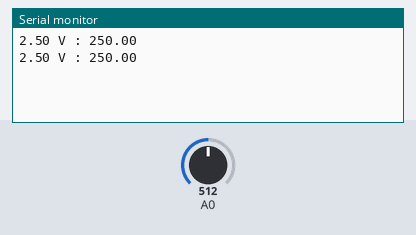
This sketch was run on a simulated Arduino Uno, built with avr-gcc and run on an emulated ATmega328P. Shown: the last lines printed to the serial monitor. The inputs (shaded band) are chosen by the test bench; at power-on: A0 = 512.

Above: at 1.8 s.
1.9 s: A0 set to 716
At 2.6 s:
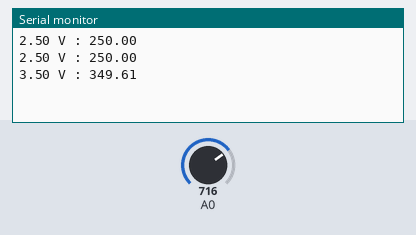
3.4 s: A0 set to 900
At 4.7 s:
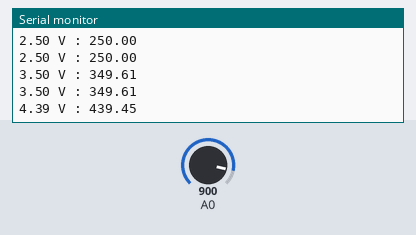
Timing chart, 0 to 6.4 s (numbered marks = the images above; inputs shaded):
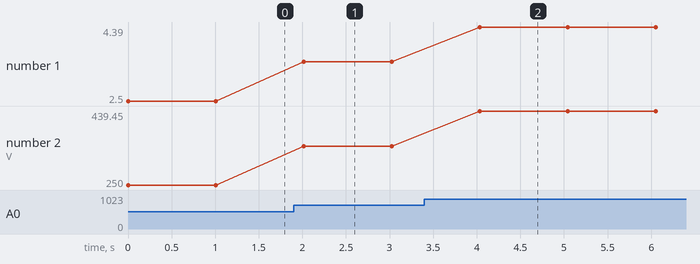

Measured:
- after the input at 1.9 s, the serial monitor: prints a new line after 0.12 s (image 1)
- after the input at 3.4 s, the serial monitor: prints a new line after 0.63 s (image 2)
- plotted number 1: 2.5 → 3.5 after the input at 1.9 s, 3.5 → 4.39 after the input at 3.4 s
- plotted number 2: 250 → 349.61 after the input at 1.9 s, 349.61 → 439.45 after the input at 3.4 s

The sketch:

HW10_1.ino
```cpp
#include <SoftwareSerial.h>

// SoftwareSerial(RX, TX) 형식으로 메가2560의 핀과 교차하여 연결한다.
SoftwareSerial mySerial(4, 5);

void setup() {
  mySerial.begin(9600); // 메가2560과의 시리얼 연결
  Serial.begin(9600); // 컴퓨터와의 시리얼 연결
}

void loop() {
  int reading = analogRead(A0);
  float voltage = reading * 5.0 / 1024.0;
  Serial.print(voltage);
  Serial.print(" V : ");
  float temp = voltage * 100;
  Serial.println(temp);
  mySerial.print(temp + String('\n'));
  delay(1000);
}
```
